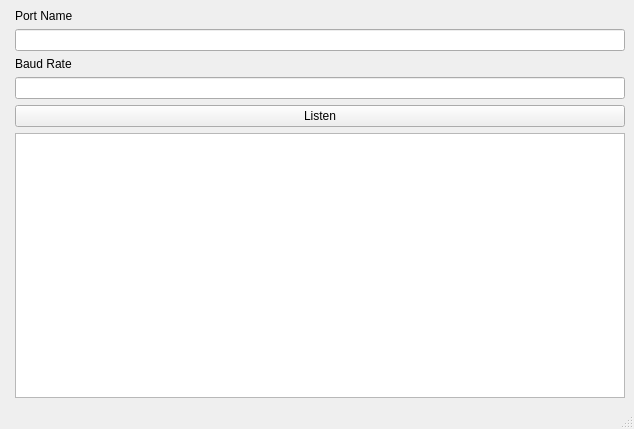
<?xml version="1.0" encoding="UTF-8"?>
<ui version="4.0">
 <class>MainWindow</class>
 <widget class="QMainWindow" name="MainWindow">
  <property name="geometry">
   <rect>
    <x>0</x>
    <y>0</y>
    <width>634</width>
    <height>429</height>
   </rect>
  </property>
  <property name="windowTitle">
   <string>MainWindow</string>
  </property>
  <widget class="QWidget" name="centralwidget">
   <layout class="QFormLayout" name="formLayout">
    <item row="0" column="1">
     <widget class="QLabel" name="label">
      <property name="text">
       <string>Port Name</string>
      </property>
     </widget>
    </item>
    <item row="1" column="1">
     <widget class="QLineEdit" name="portName"/>
    </item>
    <item row="3" column="1">
     <widget class="QLabel" name="label_2">
      <property name="text">
       <string>Baud Rate</string>
      </property>
     </widget>
    </item>
    <item row="7" column="1">
     <widget class="QPushButton" name="btnListen">
      <property name="text">
       <string>Listen</string>
      </property>
     </widget>
    </item>
    <item row="8" column="1">
     <widget class="QListWidget" name="fieldDisplay"/>
    </item>
    <item row="6" column="1">
     <widget class="QLineEdit" name="baudRate"/>
    </item>
   </layout>
  </widget>
  <widget class="QMenuBar" name="menubar">
   <property name="geometry">
    <rect>
     <x>0</x>
     <y>0</y>
     <width>634</width>
     <height>25</height>
    </rect>
   </property>
  </widget>
  <widget class="QStatusBar" name="statusbar"/>
 </widget>
 <resources/>
 <connections/>
</ui>
